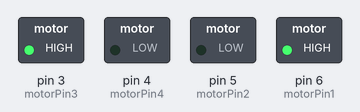
A sketch run on a simulated Arduino Uno, built with avr-gcc and run on an emulated ATmega328P. On the bench: switched loads named in the sketch (green lamp = pin HIGH).

Above: at 0.1 s.
Timing chart, 0 to 1.6 s (numbered marks = the images above):
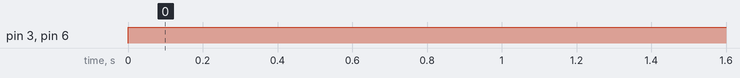

The sketch:

sketch_dec08c.ino
```cpp
int motorPin1=6;
int motorPin2=5;
int motorPin3=3;
int motorPin4=4;
void setup() {
  pinMode(motorPin1,OUTPUT);
  pinMode(motorPin2,OUTPUT);
  pinMode(motorPin3,OUTPUT);
  pinMode(motorPin4,OUTPUT);

}

void loop() {
  digitalWrite(motorPin1,HIGH);
  digitalWrite(motorPin2,LOW);
 digitalWrite(motorPin3,HIGH);
 digitalWrite(motorPin4,LOW);

}
```

Measured:
- by itself, pin 3 (motorPin3), pin 6 (motorPin1): LOW → HIGH at 0.00 s
